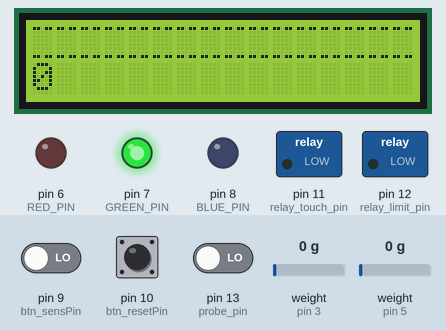
Simulated run of this sketch. Board: Arduino Uno, built with avr-gcc and run on an emulated ATmega328P. On the bench: 16×2 character LCD, switched loads named in the sketch (green lamp = pin HIGH), output pins drawn as LEDs (lit = HIGH). Inputs (shaded band) come from the test bench; at power-on: pin 9 (btn_sensPin) LOW, weight on the scale (sensors on pin 3, pin 5) 0 g, pin 13 (probe_pin) LOW, pin 10 (btn_resetPin) LOW. What the sketch prints to the serial monitor is not drawn.

Above: at 10.9 s.
11.0 s: pin 9 (btn_sensPin) driven HIGH
At 11.8 s:
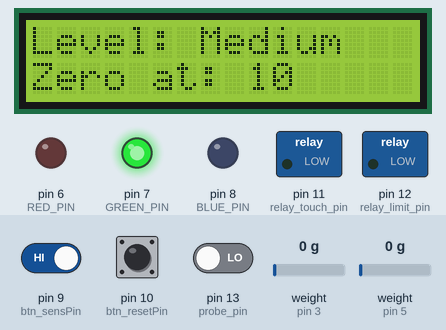
14.3 s: weight on the scale (sensor on pin 3) set to 3750 g
17.6 s: weight on the scale (sensor on pin 5) set to 3750 g
At 18.24 s:
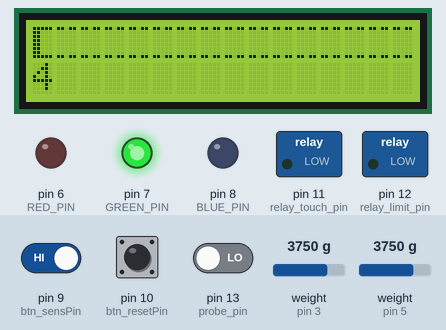
20.9 s: pin 13 (probe_pin) driven HIGH
At 21.91 s:
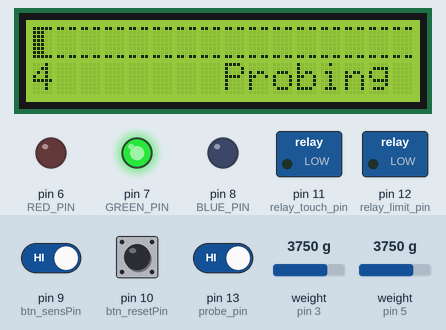
24.2 s: pin 10 (btn_resetPin) pulled HIGH for 3.2 s
At 26.1 s:
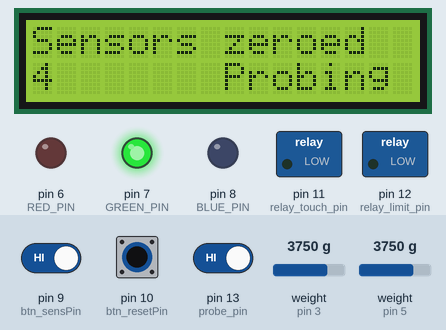
29.7 s: weight on the scale (sensor on pin 3) set to 100 g
At 31.76 s:
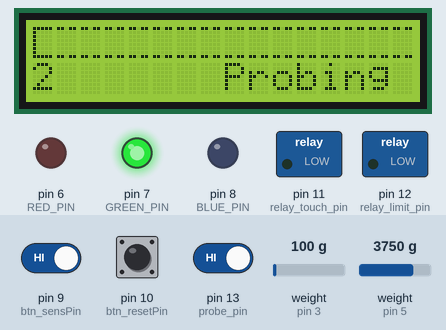
Timing chart, 0 to 34.0 s (numbered marks = the images above; inputs shaded):
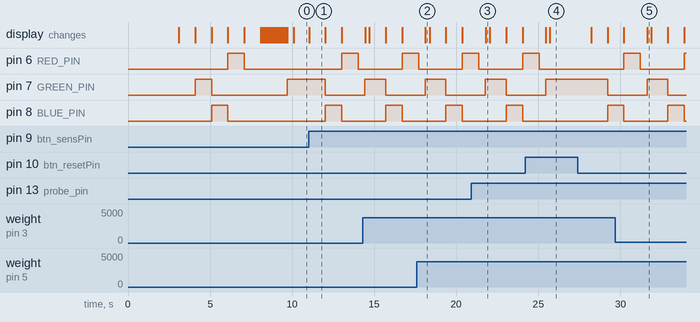

The sketch:

loadcell.ino
```cpp
// (licence header left out)
#include "HX711.h"
#include "LiquidCrystal.h"
// #include "Wire.h"

// Thresholds for detection
int zero_thrshld = 0;
int touch_thrshld = 0;
int limit_thrshld = 0;
int touchdir = 1; // Only report an up tilting touch

/* Sensitivity levels
 *  Just a guessing game so far, will have to be adjusted
 *  to reality
 */
int senslevel = 0; // 3 separate sensitivity levels, starting at 0
char *sens_strings[3] = {"Low", "Medium", "High"};
int sens_zero[3] = { 5, 10, 15 };
int sens_touch[3] = { 25, 35, 50 };
int sens_limit[3] = { 100, 115, 130};

// Setup load cell 1 and 2 via HX711
const int SCALE1_LOADCELL_DOUT_PIN = 3;
const int SCALE1_LOADCELL_SCK_PIN = 2;
const int SCALE2_LOADCELL_DOUT_PIN = 5;
const int SCALE2_LOADCELL_SCK_PIN = 4;
HX711 scale1;
HX711 scale2;
int unit_scale = 10000;

// lcd
LiquidCrystal lcd(A5, A4, A3, A2, A1, A0);
const int indicator_time = 1000;

// led
const int RED_PIN = 6;
const int GREEN_PIN = 7;
const int BLUE_PIN = 8;

// buttons
const int btn_resetPin = 10;
const int btn_sensPin = 9;
const int probe_pin = 13;

// relay
const int relay_touch_pin = 11;
const int relay_limit_pin = 12;

float progress_factor = 0.0;
float max_factor = 16 * 5;

// load cell reading holders
long reading1 = 0;
long reading2 = 0;
long reading = 0;
long prev_reading = 0;

// States
bool scale_over_zero = false;
bool scale_over_touch = false;
bool scale_over_limit = false;
bool limit = false;
bool touch = false;
bool tilt = false;
bool probing = false;
int probe_reading = LOW;

// 0 = no dir, 1 = up, 2 = down, 3 = left, 4 = right
int tiltdir = 0;

// Display
char line1[16] = "";
char line2[16] = "";
char buf[80] = "";

// Buttons
int btn_resetState = 0;

// Setup special characters
// arrows
byte UP_ARROW[8] = {
0b00000,
0b00100,
0b01010,
0b10001,
0b00000,
0b00000,
0b00000,
0b00000
};

byte DOWN_ARROW[8] = {
0b00000,
0b00000,
0b00000,
0b00000,
0b10001,
0b01010,
0b00100,
0b00000
};

// smooth bars
byte BAR0[8] = {
0b11011,
0b00000,
0b00000,
0b00000,
0b00000,
0b00000,
0b00000,
0b11011
};

byte BAR1[8] = {
0b11111,
0b10000,
0b10000,
0b10000,
0b10000,
0b10000,
0b10000,
0b11111
};

byte BAR2[8] = {
0b11111,
0b11000,
0b11000,
0b11000,
0b11000,
0b11000,
0b11000,
0b11111
};

byte BAR3[8] = {
0b11111,
0b11100,
0b11100,
0b11100,
0b11100,
0b11100,
0b11100,
0b11111
};

byte BAR4[8] = {
0b11111,
0b11110,
0b11110,
0b11110,
0b11110,
0b11110,
0b11110,
0b11111
};

byte BAR5[8] = {
0b11111,
0b11111,
0b11111,
0b11111,
0b11111,
0b11111,
0b11111,
0b11111
};

void set_sens(int level) {

  zero_thrshld = sens_zero[level];
  touch_thrshld = sens_touch[level];
  limit_thrshld = sens_limit[level];

  lcd.setCursor(0,0);
  lcd.print("                ");
  lcd.setCursor(0,1);
  lcd.print("                ");
  lcd.setCursor(0,0);
  sprintf(line1, "Level: %s", sens_strings[level]);
  lcd.print(line1);

  digitalWrite(GREEN_PIN, HIGH);
  lcd.setCursor(0,1);
  sprintf(line2, "Zero at: %d", zero_thrshld);
  lcd.print(line2);
  delay(indicator_time);
  digitalWrite(GREEN_PIN, LOW);

  digitalWrite(BLUE_PIN, HIGH);
  lcd.setCursor(0,1);
  sprintf(line2, "Touch at: %d", touch_thrshld);
  lcd.print(line2);
  delay(indicator_time);
  digitalWrite(BLUE_PIN, LOW);

  digitalWrite(RED_PIN, HIGH);
  lcd.setCursor(0,1);
  sprintf(line2, "Limit at: %d", limit_thrshld);
  lcd.print(line2);
  delay(indicator_time);
  digitalWrite(RED_PIN, LOW);

  progress_factor = ( max_factor / limit_thrshld );

  sprintf(line2, "                ");
  lcd.print(line2);
}

void setup() {
  /* bootstrap the system */
  Serial.begin(57600);
  /* Wire.begin(4);
   *   Not using Wire communication as we decided to keep complexity
   *   down
   */

  // Set pin modes, old fashion in and out
  /* In */
  pinMode(btn_resetPin, INPUT);
  pinMode(btn_sensPin, INPUT);
  pinMode(probe_pin, INPUT);

  /* Out */
  pinMode(GREEN_PIN, OUTPUT);
  pinMode(BLUE_PIN, OUTPUT);
  pinMode(RED_PIN, OUTPUT);
  pinMode(relay_touch_pin, OUTPUT);
  pinMode(relay_limit_pin, OUTPUT);

  lcd.begin(16,2);
  lcd.clear();

  lcd.createChar(0, BAR0);
  lcd.createChar(1, BAR1);
  lcd.createChar(2, BAR2);
  lcd.createChar(3, BAR3);
  lcd.createChar(4, BAR4);
  lcd.createChar(5, BAR5);
  lcd.createChar(6, UP_ARROW);
  lcd.createChar(7, DOWN_ARROW);

  lcd.setCursor(0,0);
  lcd.print("Load Cell Probe ");
  lcd.setCursor(0,1);
  lcd.print("Initializing");

  scale1.begin(SCALE1_LOADCELL_DOUT_PIN, SCALE1_LOADCELL_SCK_PIN);
  scale1.tare();
  scale1.set_scale(unit_scale);
  scale2.begin(SCALE2_LOADCELL_DOUT_PIN, SCALE2_LOADCELL_SCK_PIN);
  scale2.tare();
  scale2.set_scale(unit_scale);
  delay(indicator_time);

  lcd.setCursor(0,1);
  lcd.print("Sensors zeroed  ");
  delay(indicator_time);
  lcd.setCursor(0,1);
  lcd.print("                ");

  // Set sensitivity values between 0-2
  set_sens(senslevel);

  digitalWrite(relay_touch_pin, LOW);
  digitalWrite(relay_limit_pin, LOW);

  Serial.println("Limit and factor:");
  Serial.print(limit_thrshld);
  progress_factor = ( max_factor / limit_thrshld );
  Serial.print(", ");
  Serial.print(progress_factor);
  Serial.println("");

  Serial.println("Load Cell probe started");
  lcd.setCursor(0,1);
  lcd.print("Initialized     ");
  delay(indicator_time);
  lcd.clear();
  lcd.setCursor(0,0);
  for (int i = 0; i <= 15; i++) {
    lcd.setCursor(i,0);
    delay(100);
    lcd.write(byte(0));
  }
  // Good to go, green lights on
  digitalWrite(GREEN_PIN, HIGH);
}

void loop() {

  // check pushbuttons

  if (digitalRead(btn_resetPin) == HIGH) {
    lcd.setCursor(0,0);
    lcd.print("Sensors zeroed  ");
    scale1.tare();
    scale2.tare();
    delay(500);
  }

  if (digitalRead(btn_sensPin) == HIGH) {
    senslevel++;
    if (senslevel > 2)
      senslevel = 0;
    set_sens(senslevel);
  }

  // Check if we are probing
  probe_reading = digitalRead(probe_pin);
  if (probe_reading == HIGH) {
    probing = true;
  } else {
    probing = false;
  }

  /*  TODO: Add button for sensitivity setting
   *  where you can adjust thresholds without
   *  having to build a new image
   */

  if (scale1.is_ready() || scale2.is_ready()) {
    reading1 = round(scale1.get_units());
    reading2 = round(scale2.get_units());

    /* debug readouts
    Serial.print("scale 1: ");
    Serial.print(reading1);
    Serial.print(", scale2: ");
    Serial.print(reading2);
    Serial.println("");
      end debug */

    /*
     *  sanity check on reading(s), occasionally crazy values are read
     *  and we need to ensure they don't accidently flip the limit relay
    */
    if ( !scale_over_zero && (abs(reading1) > limit_thrshld * 2 )) {
      Serial.print("Crazy value from scale 1: ");
      Serial.print(reading1);
      Serial.println();
      reading1 = ( round(scale1.get_units()) + prev_reading ) / 2;
      reading = round(((abs(reading1) + abs(reading2)) / 2));
    } else if ( !scale_over_zero && (abs(reading2) > limit_thrshld * 2 )) {
      Serial.print("Crazy value from scale 2: ");
      Serial.print(reading2);
      Serial.println();
      reading2 = ( round(scale2.get_units()) + prev_reading ) / 2;
      reading = round(((abs(reading1) + abs(reading2)) / 2));
    } else {
      reading = round(((abs(reading1) + abs(reading2)) / 2));
      prev_reading = reading;
    }
  } else {
    Serial.println("Scales not ready.");
  }

  /* debug
  Serial.print("avg reading: ");
  Serial.print(reading);
  Serial.println("");

  */

  scale_over_zero = scale_over_touch = scale_over_limit = false;

  // Check value to thresholds
  if (abs(reading) >= limit_thrshld ) {
    scale_over_limit = true;
/*    Wire.beginTransmission(8);
    Wire.write(3);              // sends one byte
    Wire.endTransmission();    // stop transmitting */
  } else if (abs(reading) >= touch_thrshld ) {
    scale_over_touch = true;
/*    Wire.beginTransmission(8);
    Wire.write(2);              // sends one byte
    Wire.endTransmission();    // stop transmitting */
  } else if (abs(reading) >= zero_thrshld) {
    scale_over_zero = true;
/*    Wire.beginTransmission(8);
    Wire.write(1);              // sends one byte
    Wire.endTransmission();    // stop transmitting */
  } else {
/*    Wire.beginTransmission(8);
    Wire.write(0);              // sends one byte
    Wire.endTransmission();    // stop transmitting */
  }

  // Check tilt, may have to adjust logic if not working in real world
  if ((reading1 < 0) && (reading2 < 0)) {
    // up
    tiltdir = 1;
  } else if ((reading1 > 0) && (reading2 > 0)) {
    // down
    tiltdir = 2;
  } else if ((reading1 > 0) && (reading2 < 0)) {
    // left
    tiltdir = 3;
  } else if ((reading1 < 0) && (reading2 > 0)) {
    // right
    tiltdir = 4;
  }

  if (probing) {
    sprintf(line2, "%-7s", "Probing");
  } else {
    sprintf(line2, "%-7s", "     ");
  }

  // Now check if zero, touch or limit is reached
  if ( scale_over_limit ) {
    Serial.println("Limit exceeded");
    Serial.println("scale 1:");
    Serial.print(reading1);
    Serial.print(", scale2: ");
    Serial.print(reading2);
    Serial.println(", avg: ");
    Serial.print(reading);
    Serial.println("");
    sprintf(line2, "%-7s", "Limit");
    digitalWrite(RED_PIN, HIGH);
    digitalWrite(BLUE_PIN, LOW);
    digitalWrite(GREEN_PIN, LOW);
    digitalWrite(relay_limit_pin, HIGH);
    if (probing) {
      digitalWrite(relay_touch_pin, HIGH);
    }
    limit = true;
  }  else if ( scale_over_touch ) {
    Serial.println("Touch exceeded");
    Serial.println("scale 1:");
    Serial.print(reading1);
    Serial.print(", scale2: ");
    Serial.print(reading2);
    Serial.println(", avg: ");
    Serial.print(reading);
    Serial.println("");
    digitalWrite(relay_limit_pin, LOW);
    // Recognise a touch only if direction is touchdir
    if (probing && (tiltdir == touchdir) ) {
      digitalWrite(RED_PIN, LOW);
      digitalWrite(BLUE_PIN, HIGH);
      digitalWrite(GREEN_PIN, LOW);
      digitalWrite(relay_touch_pin, HIGH);
      if (probing) {
        sprintf(line2, "%-7s", "Touch");
      }
    } else {
      digitalWrite(RED_PIN, LOW);
      digitalWrite(BLUE_PIN, LOW);
      digitalWrite(GREEN_PIN, HIGH);
    }
    touch = true;
  } else if ( scale_over_zero ) {
    digitalWrite(RED_PIN, LOW);
    digitalWrite(BLUE_PIN, LOW);
    digitalWrite(GREEN_PIN, HIGH);
    digitalWrite(relay_limit_pin, LOW);
    digitalWrite(relay_touch_pin, LOW);
    tilt = true;
  } else {
    tilt = touch = limit = false;
    tiltdir = 0;
    digitalWrite(GREEN_PIN, HIGH);
    digitalWrite(BLUE_PIN, LOW);
    digitalWrite(RED_PIN, LOW);
    digitalWrite(relay_limit_pin, LOW);
    digitalWrite(relay_touch_pin, LOW);
  }

  // Progress bar, hacker stylish
  int progress = abs(reading) * progress_factor;
  int whole = floor( progress / 5);
  int remainder = progress % 5;
  lcd.setCursor(0,0);
  int i;
  for (i = 0; i < whole; i++) {
    lcd.setCursor(i,0);
    lcd.write(byte(5));
  }
  lcd.setCursor(i,0);
  lcd.write(byte(remainder));

  i++;
  for (i = i; i <= 15; i++) {
    lcd.setCursor(i,0);
    lcd.write(byte(0));
  }

  // Tilt and messages
  lcd.setCursor(0,1);
  lcd.print("        ");
  lcd.setCursor(0,1);
  if ( scale_over_zero || scale_over_touch || scale_over_limit) {
    lcd.print(reading);
    lcd.setCursor(5,1);
    switch (tiltdir) {
      case 1:
        lcd.write(byte(6));
        break;
      case 2:
        lcd.write(byte(7));
        break;
      case 3:
        lcd.print("<");
        break;
      case 4:
        lcd.print(">");
        break;
      default:
        lcd.print("*");
        break;
    }
  } else {
    lcd.print(reading);
  }
  lcd.setCursor(8,1);
  lcd.print(line2);
  delay(250);
}
```

Measured:
- after the input at 11.0 s, pin 6 (RED_PIN): LOW → HIGH after 2.0 s, → LOW 1.0 s later; pin 7 (GREEN_PIN): HIGH → LOW after 1.0 s; pin 8 (BLUE_PIN): LOW → HIGH after 1.0 s, → LOW 1.0 s later; the display: changes at once (image 1)
- after the input at 17.6 s, the display: changes after 0.51 s (image 2)
- after the input at 20.9 s, the display: changes after 0.89 s (image 3)
- after the input at 24.2 s, pin 6 (RED_PIN): goes on until 25.0 s, then stays LOW; the display: first differs from a run without the input after 1.5 s (image 4)
- after the input at 29.7 s, the display: first differs from a run without the input after 1.9 s (image 5)
- what the display in image 1 shows lasts 1.0 s, from 11.0 s to 12.0 s
